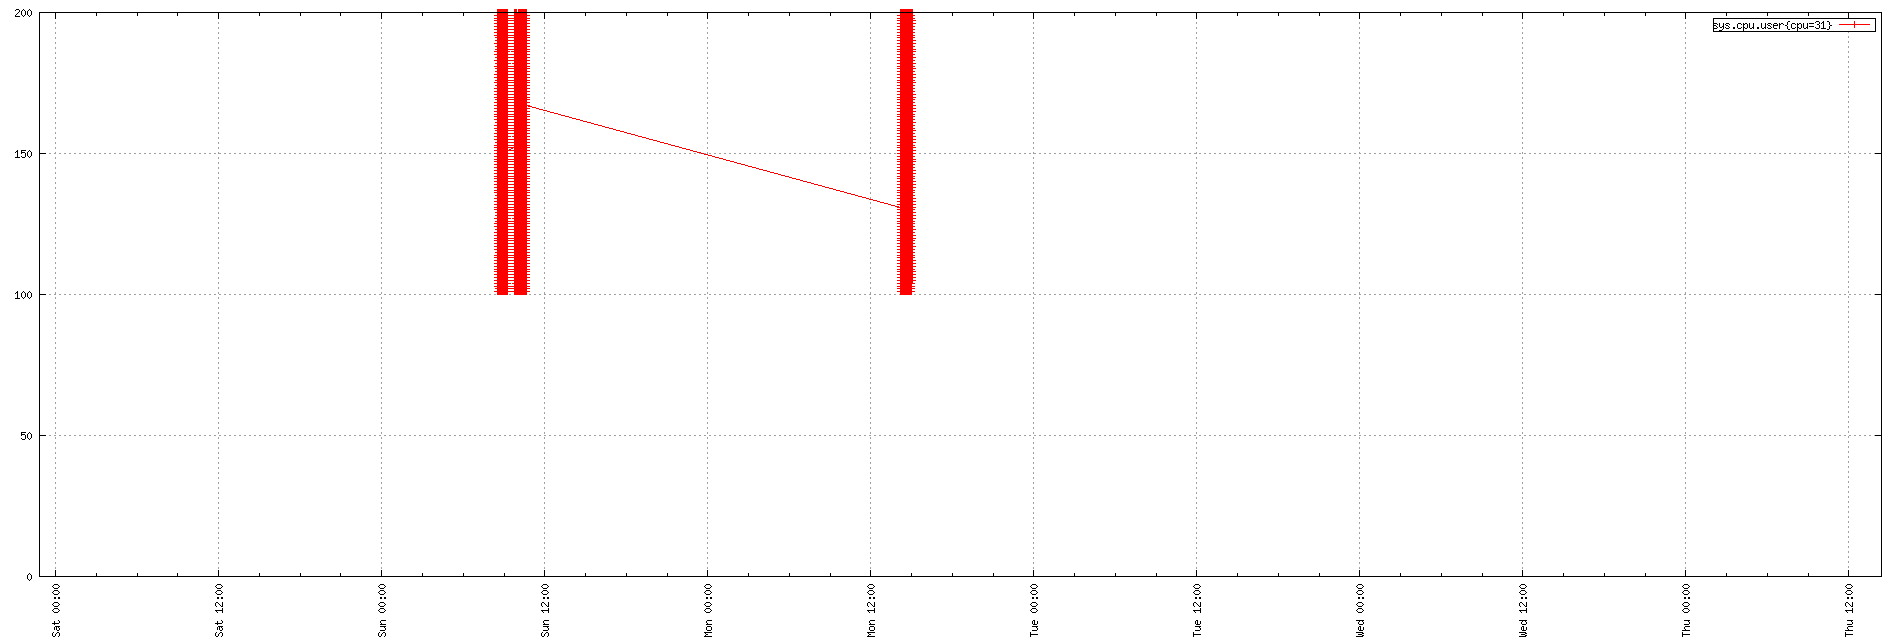

The script that saved this image:
set term png small size 1900,644
set xdata time
set timefmt "%s"
if (GPVAL_VERSION < 4.6) set xtics rotate; else set xtics rotate right
set output "${TMPDIR-'tmp'}/tsd/6214426f.png"
set xrange ["1673650109":"1674138231"]
set format x "%a %H:%M"
set grid
set style data linespoint
set key right box
set yrange [0:]
plot  "${TMPDIR-'tmp'}/tsd/6214426f_0.dat" using 1:2 title "sys.cpu.user{cpu=31}"
